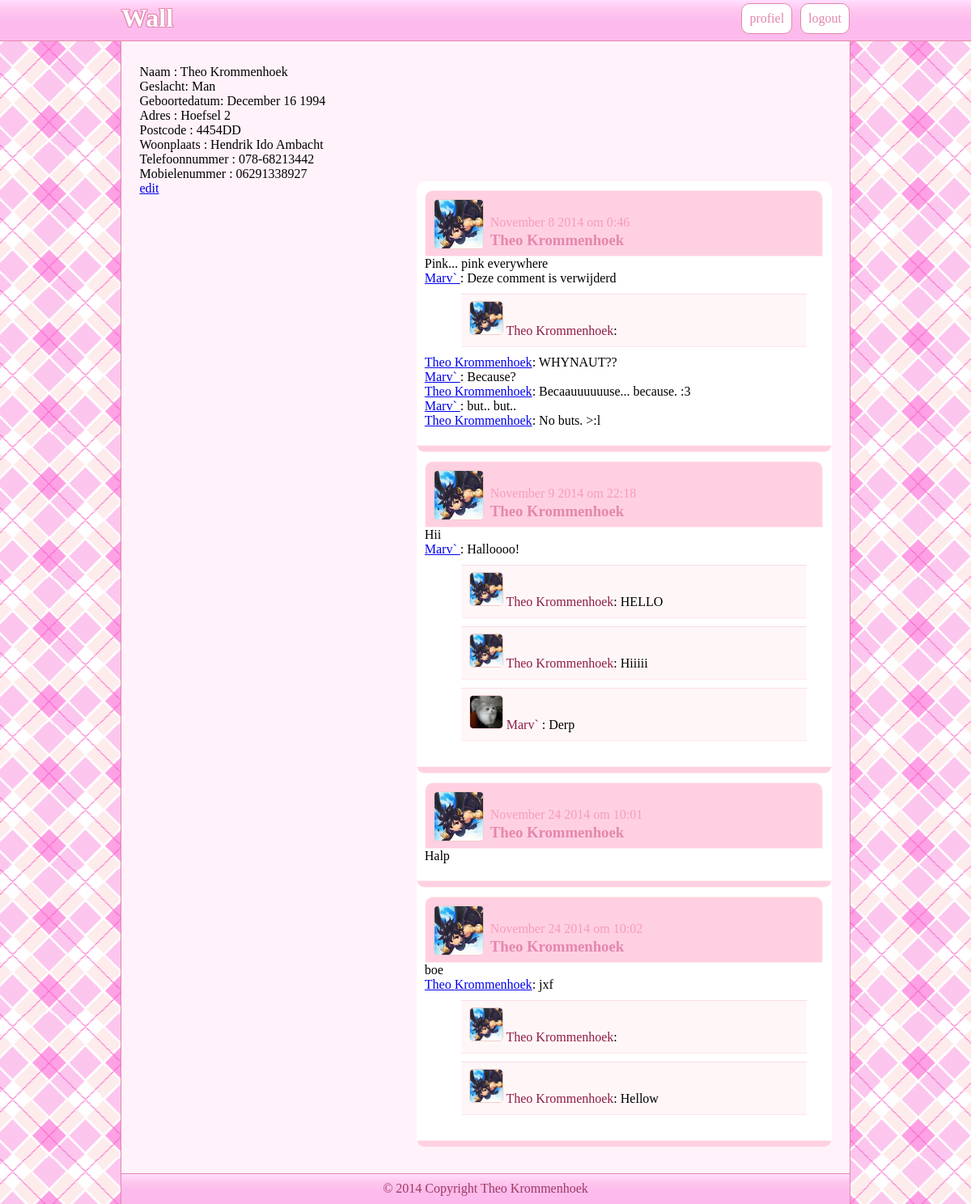
Page /profile.php?id=1 (signed in) on the committed database.
### tables this page shows
CREATE TABLE IF NOT EXISTS `persoon` (
  `id` int(11) NOT NULL AUTO_INCREMENT,
  `voornaam` varchar(35) DEFAULT NULL,
  `achternaam` varchar(35) DEFAULT NULL,
  `geslacht` varchar(50) DEFAULT NULL,
  `geboortedatum` int(11) DEFAULT NULL,
  `adres` varchar(500) DEFAULT NULL,
  `postcode` varchar(8) DEFAULT NULL,
  `woonplaats` varchar(50) DEFAULT NULL,
  `telefoon` varchar(12) DEFAULT NULL,
  `mobiel` varchar(12) DEFAULT NULL,
  `avatar` varchar(225) NOT NULL,
  PRIMARY KEY (`id`)
);

CREATE TABLE IF NOT EXISTS `post` (
  `id` int(11) NOT NULL AUTO_INCREMENT,
  `content` varchar(1000) NOT NULL,
  `datum` int(11) NOT NULL,
  `gebruiker_id` int(11) NOT NULL DEFAULT '0',
  `status` varchar(50) DEFAULT NULL,
  PRIMARY KEY (`id`)
);

CREATE TABLE IF NOT EXISTS `comment` (
  `id` int(11) NOT NULL AUTO_INCREMENT,
  `content` text,
  `datum` varchar(50) DEFAULT NULL,
  `post_id` int(11) DEFAULT NULL,
  `gebruiker_id` int(11) DEFAULT NULL,
  `parent_id` int(11) DEFAULT NULL,
  `status` varchar(50) DEFAULT NULL,
  PRIMARY KEY (`id`)
);

### Function/profileFunction.php (called while the page is built, shortened)
<?php
	function getPost($id){
		global $db;
		$sql = "SELECT persoon.*, post.*, post.id AS postId
				FROM post
				INNER JOIN gebruiker
				ON post.gebruiker_id = gebruiker.id
				INNER JOIN persoon
				ON gebruiker.persoon_id = persoon.id
				WHERE persoon.id = $id
				ORDER BY post.id";;
		return  $db->query($sql);
	}
	function getComments($postId){
		global $db;
		$sql = "SELECT comment.id, comment.status, persoon.voornaam, persoon.achternaam, comment.datum, comment.content, persoon.avatar, persoon.id as persoonId
				FROM comment
				INNER JOIN post
				ON comment.post_id = post.id
				INNER JOIN gebruiker
				ON comment.gebruiker_id = gebruiker.id
				INNER JOIN persoon
				ON gebruiker.persoon_id = persoon.id
				WHERE post.id = $postId
				ORDER BY comment.datum ASC";
		return  $db->query($sql);
	}
	function getReplies($commentId){
		global $db;
		$sql = "SELECT comment.id, comment.parent_id, persoon.avatar, persoon.voornaam, persoon.achternaam, comment.datum, comment.content, comment.status, persoon.id AS persoonId, gebruiker.id AS gebruikerId
				FROM comment
				INNER JOIN gebruiker
				ON comment.gebruiker_id = gebruiker.id
				INNER JOIN persoon
				ON gebruiker.persoon_id = persoon.id
				WHERE comment.parent_id = $commentId
				ORDER BY comment.datum ASC";
		return  $db->query($sql);
	}
?>

### profile.php (called while the page is built, shortened)
<?php
	$db = new PDO('mysql:host=localhost;dbname=wall', 'root', '');
	$db->setAttribute(PDO::ATTR_ERRMODE, PDO::ERRMODE_EXCEPTION);
	require( "./Function/profileFunction.php" );
	include( "./Template/class.TemplatePower.inc.php" );
	if(isset($_GET['action'])){
		$action = $_GET['action'];
	}
	else{
		$action = null;
	}
	switch ($action) {
		default:
			if ($_GET['id']){
				$results = getPost($_GET['id']);
				foreach($results as $row){
					$commentResults = getComments($row['postId']);
					foreach ($commentResults as $commentRow){
						$replyResults = getReplies($commentRow['id']);
					}
				}
			}
			else{
				header("Location:home.php");
			}
		break;
	}
?>

### Template/class.TemplatePower.inc.php (the view, shortened to what this page needs)
<?php
class TemplatePower extends TemplatePowerParser
{
    protected $index   = array();
    protected $content = array();
    protected $showUnAssigned;
    protected $globalvars = array();
    protected $prepared;
    public function TemplatePower($tpl_file='', $type=T_BYFILE)
    {
        $this->prepared       = false;
        $this->showUnAssigned = false;
    }
    protected function __makeContentRoot()
    {
        $this->content[ TP_ROOTBLOCK ."_0"  ][0] = Array( TP_ROOTBLOCK );
        $this->currentBlock = &$this->content[ TP_ROOTBLOCK ."_0" ][0];
    }
    protected function __outputContent($blockname)
    {
        $numrows = sizeof( $this->content[ $blockname ] );
        for ($i=0; $i < $numrows; $i++) {
            $defblockname = $this->content[ $blockname ][$i][0];
            for (reset($this->defBlock[ $defblockname ]);  $k = key( $this->defBlock[ $defblockname ]);  next( $this->defBlock[ $defblockname ] )) {
                if ($k[1] == 'C') {
                    print( $this->defBlock[ $defblockname ][$k] );
                } else if ($k[1] == 'V') {
                    $defValue = $this->defBlock[ $defblockname ][$k];
                    if (! isset( $this->content[ $blockname ][$i][ "_V:" . $defValue ])) {
                        if (isset( $this->globalvars[ $defValue ] )) {
                            $value = $this->globalvars[ $defValue ];
                        } else {
                            $value = $this->showUnAssigned ? '{' . $defValue . '}' : '';
                        }
                    } else {
                        $value = $this->content[ $blockname ][$i][ "_V:". $defValue ];
                    }
                    print( $value );
                } else if ($k[1] == 'B') {
                    if (isset($this->content[ $blockname ][$i][$k])) {
                        $this->__outputContent( $this->content[ $blockname ][$i][$k] );
                    }
                }
            }
        }
    }
    public function prepare()
    {
        $this->prepared = true;
        $this->index[ TP_ROOTBLOCK ] = 0;
    }
    public function newBlock($blockname)
    {
        $parent = &$this->content[ $this->parent[$blockname] .'_'. $this->index[$this->parent[$blockname]] ];
		$lastitem = sizeof( $parent );
        $lastitem > 1 ? $lastitem-- : $lastitem = 0;
		$ind_blockname = $blockname . '_' . $this->index[ $blockname ];
        if (! isset($parent[ $lastitem ]["_B:$blockname"])) {
            $this->index[ $blockname ] += 1;
            $ind_blockname = $blockname . '_' . $this->index[ $blockname ];
            if (! isset($this->content[ $ind_blockname ])) {
                 $this->content[ $ind_blockname ] = array();
            }
        }
        $blocksize = sizeof( $this->content[ $ind_blockname ] );
        $this->content[ $ind_blockname ][ $blocksize ] = array( $blockname );
        $this->currentBlock = &$this->content[ $ind_blockname ][ $blocksize ];
    }
    public function gotoBlock( $blockname )
    {
        if (isset($this->defBlock[ $blockname ])) {
            $ind_blockname = $blockname .'_'. $this->index[ $blockname ];
            $lastitem = sizeof( $this->content[ $ind_blockname ] );
            $lastitem > 1 ? $lastitem-- : $lastitem = 0;
            $this->currentBlock = &$this->content[ $ind_blockname ][ $lastitem ];
        }
    }
    public function printToScreen()
    {
        if ($this->prepared) {
            $this->__outputContent(TP_ROOTBLOCK . '_0');
        } else {
            $this->__errorAlert('TemplatePower Error: Template isn\'t prepared!');
        }
    }
}

### Css/wall.css (style rules this page uses)
* { margin: 0; padding: 0; font-family: Tahoma; word-break: keep-all; }
html,body { height: 100%; background-image: url('pinkPlaid.png'); }
#wrapper { background-color: rgba(255, 242, 250, 1); position: relative; overflow: hidden; min-height: 100%; width: 75%; margin: auto; border-left: solid 1px rgb(228, 135, 173); border-right: solid 1px rgb(228, 135, 173); min-width: 720px; }
#frame { margin: auto; width: 95%; padding-top: 80px; max-width: 1200px; }
#menuBar { position: fixed; top:0; left: 0; width: 100%; height: 50px; background: url('menubalk.png') repeat-x; border-bottom: 1px solid rgb(228, 135, 173); z-index: 3; }
#menuItems { margin: auto; margin-top: 4px; width: 75%; min-width: 720px; }
#menuItems .button { margin-left: 10px }
#menuTitle, #menuTitle a { color: white; text-decoration: none; float: left; text-shadow : 1px 0 0 rgb(228, 135, 173), -1px 0 0 rgb(228, 135, 173), 0 1px 0 rgb(228, 135, 173), 0 -1px 0 rgb(228, 135, 173), 1px 1px rgb(228, 135, 173), -1px -1px 0 rgb(228, 135, 173), 1px -1px 0 rgb(228, 135, 173), -1px 1px 0 rgb(228, 135, 173); }
.button { float: right; background-color: white; color: rgb(228, 135, 173); padding: 9px; border: 1px solid rgb(228, 135, 173); border-radius: 10px; }
.button a { color: rgb(228, 135, 173); text-decoration: none; }
#postsFrame { width: 60%; float: right; margin-bottom: 70px; overflow: auto; border-radius: 10px; background-color: white; }
.posts { width: 96%; border: solid 1px white; margin: auto; margin-top: 10px; margin-bottom: 20px; border-radius: 5px; position: relative; }
.postHeader { background: rgb(255, 208, 226); border-top-left-radius: 10px; border-top-right-radius: 10px; border: solid rgb(255, 238, 238) 1px; padding-right: 10px; padding-left: 10px; padding-top: 10px; height: 70px; position: relative; }
.avatar { border-radius: 5px; border: solid rgb(244, 203, 203) 1px; }
.postDate { position: absolute; top: 30px; left: 80px; color: rgb(245, 156, 189); }
.postOwner { position: absolute; top: 50px; left: 80px; }
.postOwner a { color: rgb(228, 135, 173); text-decoration: none; }
.lowerBorder { height: 7px; margin-top: 10px; border-bottom-left-radius: 15px; border-bottom-right-radius: 15px; background: rgb(255, 208, 226); border: solid rgb(255, 238, 238) 1px; }
.namez { text-decoration: none; color: rgb(142, 27, 71); }
.replyContent { margin-left: 45px; margin-right: 20px; margin-top: 10px; margin-bottom: 10px; padding-top: 8px; padding-bottom: 10px; padding-left: 10px; padding-right: 10px; border-top: solid 1px rgb(249, 220, 231); border-bottom: solid 1px rgb(255, 229, 239); background-color: rgb(255, 247, 247); }
#footerfix { padding-bottom: 40px; }
#footer { color: rgb(157, 58, 98); text-align: center; position: absolute; left: 0px; right: 0px; bottom: 0px; padding: 10px; background: url('footerbalkborder.png') repeat-x; }

### rows in the picture
persoon: avatar (picture), voornaam "Theo", achternaam "Krommenhoek"
post: content "Pink... pink everywhere"
persoon: voornaam "Marv`", avatar (picture)
comment: persoon.avatar (picture), persoon.voornaam "Theo", persoon.achternaam "Krommenhoek"
comment: content "WHYNAUT??"
comment: content "Because?"
comment: content "Becaauuuuuuse... because. :3"
comment: content "but.. but.."
comment: content "No buts. >:l"
post: content "Hii"
comment: persoon.voornaam "Marv`", content "Halloooo!"
comment: content "HELLO"
comment: content "Hiiiii"
comment: content "Derp"
post: content "Halp"
post: content "boe"
comment: persoon.voornaam "Theo", persoon.achternaam "Krommenhoek", content "jxf"
comment: content "Hellow"

### other values in the picture
$this->defBlock[ $defblockname ][$k] "Wall"
$this->defBlock[ $defblockname ][$k] "logout"
$this->defBlock[ $defblockname ][$k] "profiel"
$this->defBlock[ $defblockname ][$k] "Naam :"
$value "Theo"
$value "Krommenhoek"
$this->defBlock[ $defblockname ][$k] "Geslacht:"
$value "Man"
$this->defBlock[ $defblockname ][$k] "Geboortedatum:"
$value "December 16 1994"
$this->defBlock[ $defblockname ][$k] "Adres :"
$value "Hoefsel 2"
$this->defBlock[ $defblockname ][$k] "Postcode :"
$value "4454DD"
$this->defBlock[ $defblockname ][$k] "Woonplaats :"
